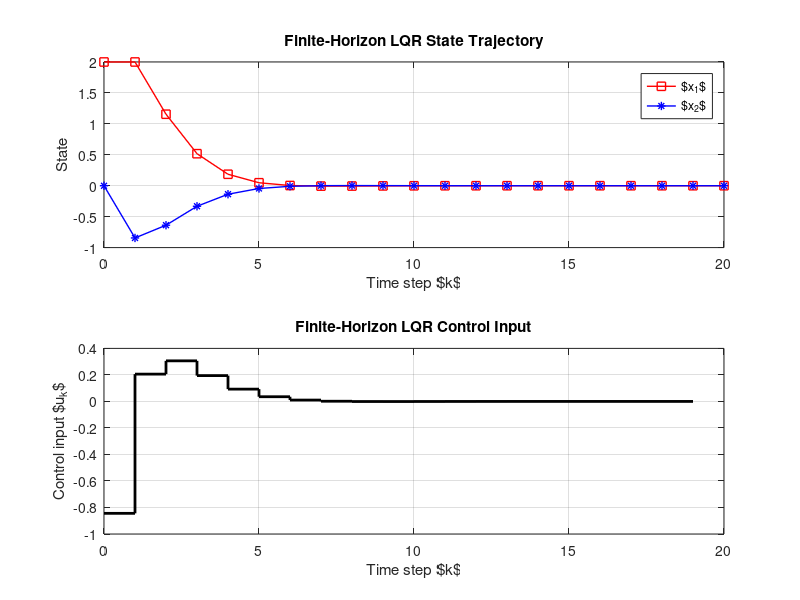

Source code (MATLAB):
% Finite-Horizon Discrete-Time LQR Simulation
clear; clc;

% --------------------------------------
% 1. System definition
% --------------------------------------
A = [1 1; 0 1];       % State transition matrix
B = [0; 1];           % Input matrix

Q = eye(2);           % State cost
R = 1;                % Control cost
S = 10 * eye(2);      % Terminal state cost

N = 20;               % Time horizon
x0 = [2; 0];          % Initial state

% --------------------------------------
% 2. Backward Riccati recursion
% --------------------------------------
P = cell(N+1,1);      % Store P matrices
K = cell(N,1);        % Store feedback gains

P{N+1} = S;           % Terminal cost

for k = N:-1:1
    Pk1 = P{k+1};
    Kk = (R + B' * Pk1 * B) \ (B' * Pk1 * A);
    K{k} = Kk;
    P{k} = Q + A' * Pk1 * A - A' * Pk1 * B * Kk;
end

% --------------------------------------
% 3. Forward simulation with time-varying K_k
% --------------------------------------
X = zeros(2, N+1);
U = zeros(1, N);

x = x0;
X(:,1) = x;

for k = 1:N
    u = -K{k} * x;
    x = A * x + B * u;
    X(:,k+1) = x;
    U(k) = u;
end

% --------------------------------------
% 4. Plot results
% --------------------------------------
figure;

% State trajectories
subplot(2,1,1);
plot(0:N, X(1,:), 'r-s', 'LineWidth', 1); hold on;
plot(0:N, X(2,:), 'b-*', 'LineWidth', 1);
xlabel('Time step $k$'); ylabel('State');
legend('$x_1$','$x_2$');
title('Finite-Horizon LQR State Trajectory');
grid on;

% Control input
subplot(2,1,2);
stairs(0:N-1, U, 'k-', 'LineWidth', 2);
xlabel('Time step $k$'); ylabel('Control input $u_k$');
title('Finite-Horizon LQR Control Input');
grid on;
